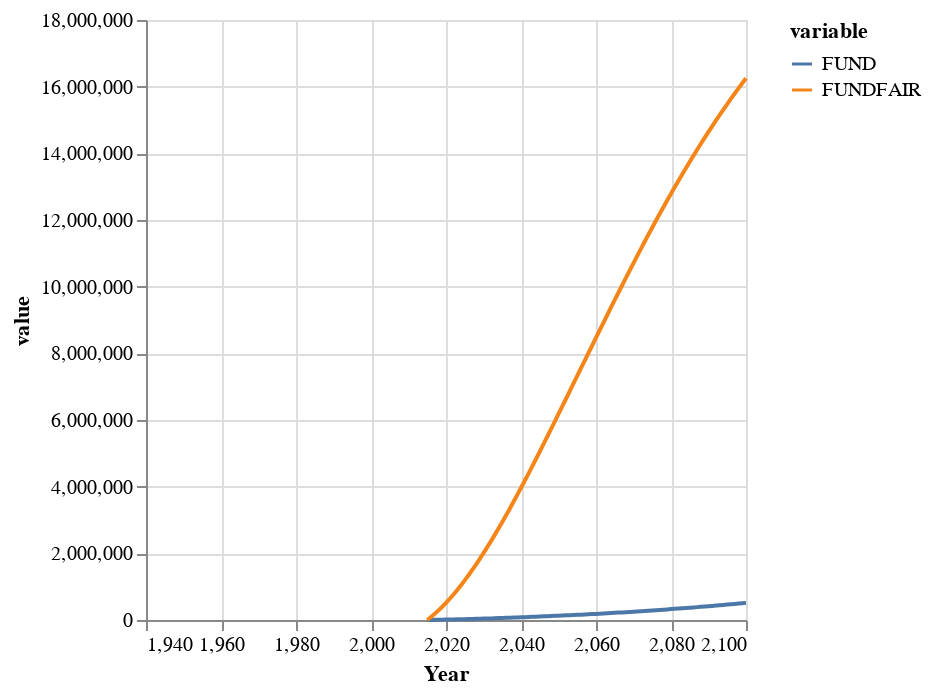

Here is the notebook cell this chart was saved with:
### Code cell
fundfairvals =  m[:emissions, :cumglobco2]
fundvals = vcat(
    fill(missing, length(FAIR_first:FUND_first)-1),
    sum(mfund[:emissions, :cumglobco2][1:length(FUND_first:FAIR_last),:], dims = 2)
)
fundvals = fundvals[:,1]; # make a vector

df = DataFrame(
    :Year => Mimi.time_labels(m),
    :FUND => fundvals, 
    :FUNDFAIR => fundfairvals)

stack(df, [:FUND, :FUNDFAIR]) |> 

@vlplot(
    :line, 
    x = :Year,
    y = :value,
    color = :variable
)

### Figure 1 — Vega-Lite specification as saved in the notebook (floating-point values rounded to 4 significant figures; data arrays with more than 128 entries replaced by an {"elided": "..."} marker saying what was removed)
{"data": {"values": {"elided": "302 records"}}, "encoding": {"color": {"field": "variable", "type": "nominal"}, "x": {"field": "Year", "type": "quantitative"}, "y": {"field": "value", "type": "quantitative"}}, "mark": "line"}
